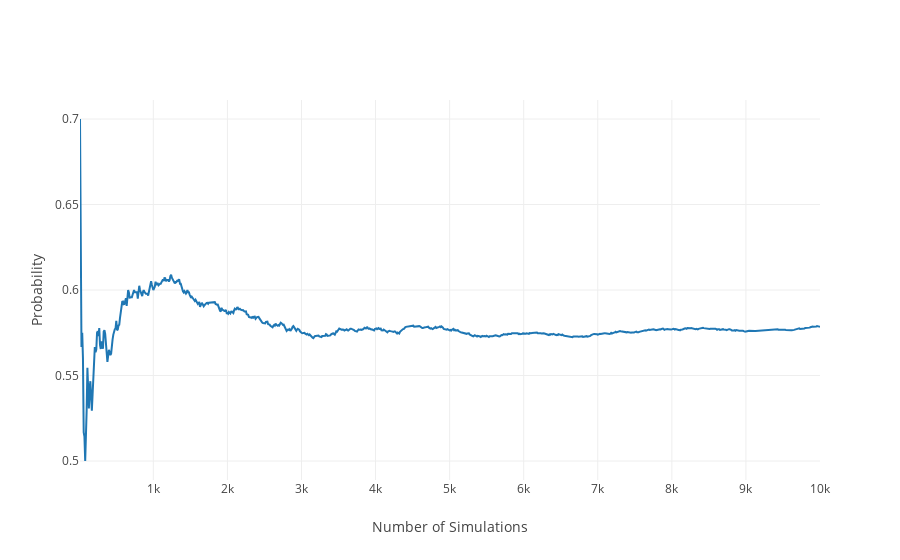

Write notebook code for a chart like this one.
### Markdown cell above
# Question 2

Sickle cell anemia. Sickle cell anemia is a genetic blood disorder where red blood cells lose their flexibility and assume an abnormal, rigid, “sickle” shape, which results in a risk of various complications. If both parents are carriers of the disease, then a child has a 25% chance of having the disease, 50% chance of being a carrier, and 25% chance of neither having the disease nor being a carrier. If two parents who are carriers of the disease have 3 children, what is the probability that 

(a) two will have the disease? 

(b) none will have the disease? 

(c) at least one will neither have the disease nor be a carrier? 

(d) the first child with the disease will the be 3rd child? 

# Answer 


| `Symbol`| `Description`|`Probablity`|
|:-----:|-----| :----:|
| D | Disease | 0.25 |
| C | Carrier | 0.50|
| N | Neither having the disease nor being a carrier| 0.25 |



## a) two will have disease?
```
ans = P(DDC) + P(DCD) + P(CDD) +
      P(DDN) + P(DND) + P(NDD)
ans = 3 * (0.25 * 0.25 * 0.50) + 3 * (0.25 * 0.25 * 0.25)
ans = 0.140625
```
## b) none will have the disease?
```
ans = P(NNN) + P(NNC) + P(NCN) + P(CNN) +
      P(CCC) + P(NCC) + P(CNC) + P(CCN)
ans = (0.25 * 0.25 * 0.25) + 3 * (0.25 * 0.25 * 0.50) + 3 * (0.25 * 0.50 * 0.50) + (0.50 * 0.50 * 0.50) 
ans = 0.421875
```
## c) at least one will neither have the disease nor be a carrier?
```
ans = P(NNN) +
      P(NND) + P(NDN) + P(DNN) +
      P(NNC) + P(NCN) + P(CNN) +
      P(NCD) + P(NDC) + P(NCC) + P(NDD) +
      P(CND) + P(DNC) + P(CNC) + P(DND) +
      P(CDN) + P(DCN) + P(CCN) + P(DDN)
ans = (0.25 * 0.25 * 0.25) +
      3 * (0.25 * 0.25 * 0.25) + 
      3 * (0.25 * 0.25 * 0.50) + 
      3 * ((0.25 * 0.25 * 0.50) + (0.25 * 0.25 * 0.50) + (0.25 * 0.50 * 0.50) + (0.25 * 0.25 * 0.25))
ans = 0.578125
```

### Code cell
prob = [0.25, 0.50, 0.25] # [Disease, Carrier, Neither carrier nor disease]
options = ['D', 'C', 'N'] # [Disease, Carrier, Neither carrier nor disease]
count = 0
simulations = 0
x = []
y = []

while simulations < 10000:
    child1 = np.random.choice(options, p=prob)
    child2 = np.random.choice(options, p=prob)
    child3 = np.random.choice(options, p=prob)
    if child1 == 'N' or child2 == 'N' or child3 == 'N':
        count += 1
    simulations += 1
    if simulations != 0 and (simulations % 10) == 0:
            y.append(float(count) / float(simulations))
            x.append(simulations)

fig2 = plot_probs(x, y)
iplot(fig2)

prob = 100*float(count/simulations)
print('Probablity at lease one will neither have the disease nor be a carrier  %.2f%%' % prob)

### Figure 1 — Plotly figure (JSON) as saved in the notebook; plotly's stock layout.template omitted (floating-point values rounded to 4 significant figures; data arrays with more than 128 entries replaced by an {"elided": "..."} marker saying what was removed)
{"data": [{"type": "scatter", "x": {"elided": "1000 int values"}, "y": {"elided": "1000 float values"}}], "layout": {"xaxis": {"title": "Number of Simulations"}, "yaxis": {"title": "Probability"}}}
